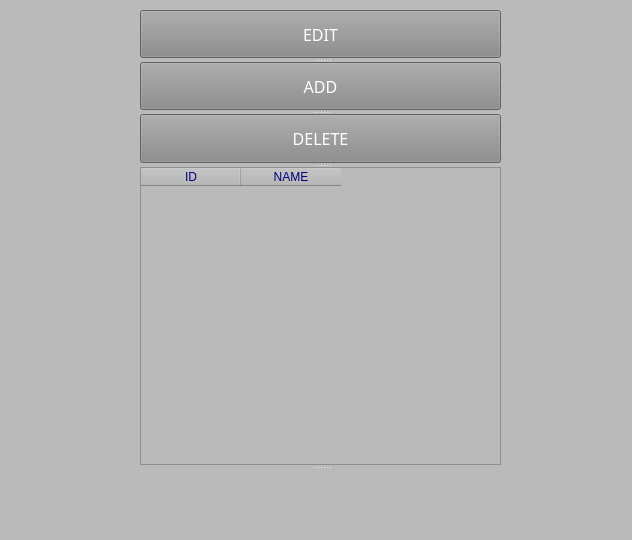
<?xml version="1.0" encoding="UTF-8"?>
<ui version="4.0">
 <class>Department</class>
 <widget class="QMainWindow" name="Department">
  <property name="geometry">
   <rect>
    <x>0</x>
    <y>0</y>
    <width>632</width>
    <height>540</height>
   </rect>
  </property>
  <property name="font">
   <font>
    <pointsize>9</pointsize>
   </font>
  </property>
  <property name="windowTitle">
   <string>Department</string>
  </property>
  <property name="styleSheet">
   <string notr="true">background-color: rgb(186, 186, 186);</string>
  </property>
  <widget class="QWidget" name="centralwidget">
   <widget class="QSplitter" name="splitter">
    <property name="geometry">
     <rect>
      <x>140</x>
      <y>10</y>
      <width>361</width>
      <height>481</height>
     </rect>
    </property>
    <property name="orientation">
     <enum>Qt::Vertical</enum>
    </property>
    <widget class="QPushButton" name="btn_edit">
     <property name="font">
      <font>
       <family>Rockwell Condensed</family>
       <pointsize>12</pointsize>
       <weight>50</weight>
       <italic>false</italic>
       <bold>false</bold>
      </font>
     </property>
     <property name="styleSheet">
      <string notr="true">background-color: rgb(136, 136, 136);
color: rgb(255, 255, 255);
font: 12pt &quot;Rockwell Condensed&quot;;</string>
     </property>
     <property name="text">
      <string>EDIT</string>
     </property>
    </widget>
    <widget class="QPushButton" name="btn_add">
     <property name="font">
      <font>
       <family>Rockwell Condensed</family>
       <pointsize>12</pointsize>
       <weight>50</weight>
       <italic>false</italic>
       <bold>false</bold>
      </font>
     </property>
     <property name="styleSheet">
      <string notr="true">background-color: rgb(136, 136, 136);
color: rgb(255, 255, 255);
font: 12pt &quot;Rockwell Condensed&quot;;</string>
     </property>
     <property name="text">
      <string>ADD</string>
     </property>
    </widget>
    <widget class="QPushButton" name="btn_Delete">
     <property name="font">
      <font>
       <family>Rockwell Condensed</family>
       <pointsize>12</pointsize>
       <weight>50</weight>
       <italic>false</italic>
       <bold>false</bold>
      </font>
     </property>
     <property name="styleSheet">
      <string notr="true">background-color: rgb(136, 136, 136);
color: rgb(255, 255, 255);
font: 12pt &quot;Rockwell Condensed&quot;;</string>
     </property>
     <property name="text">
      <string>DELETE</string>
     </property>
    </widget>
    <widget class="QTableWidget" name="tableWidget">
     <property name="styleSheet">
      <string notr="true">font: 12pt &quot;Rockwell Condensed&quot;;
color: rgb(0, 0, 127);</string>
     </property>
     <column>
      <property name="text">
       <string>ID</string>
      </property>
     </column>
     <column>
      <property name="text">
       <string>NAME</string>
      </property>
     </column>
    </widget>
    <widget class="QLabel" name="label_2">
     <property name="styleSheet">
      <string notr="true">image: url(:/newPrefix/Aydin.png);
image: url(:/newPrefix/Aydin.png);
image: url(:/newPrefix/Aydin.png);</string>
     </property>
     <property name="text">
      <string/>
     </property>
    </widget>
   </widget>
  </widget>
  <widget class="QMenuBar" name="menubar">
   <property name="geometry">
    <rect>
     <x>0</x>
     <y>0</y>
     <width>632</width>
     <height>21</height>
    </rect>
   </property>
  </widget>
  <widget class="QStatusBar" name="statusbar"/>
 </widget>
 <resources>
  <include location="../../../../Documents/masaüstü/asd.qrc"/>
 </resources>
 <connections/>
</ui>
